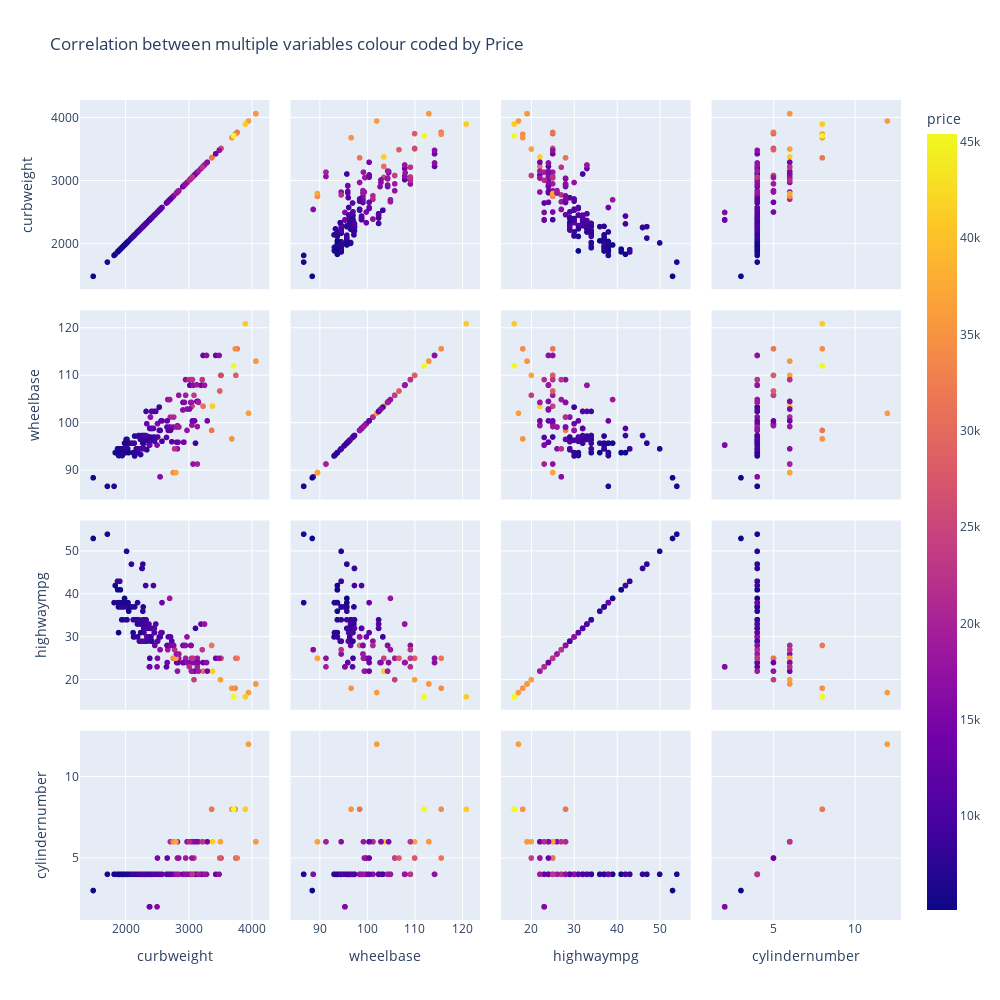

Here is the notebook cell this chart was saved with:
### Code cell
fig = px.scatter_matrix(data_frame=cleandata,
                        dimensions=["curbweight", "wheelbase", "highwaympg", "cylindernumber"],
                        color="price",
                        width=1000,
                        height=1000,
                        title="Correlation between multiple variables colour coded by Price"
                        )
fig.show()

### Figure 1 — Plotly figure (JSON) as saved in the notebook; plotly's stock layout.template omitted (floating-point values rounded to 4 significant figures; data arrays with more than 128 entries replaced by an {"elided": "..."} marker saying what was removed)
{"data": [{"dimensions": [{"axis": {"matches": true}, "label": "curbweight", "values": {"elided": "205 int values"}}, {"axis": {"matches": true}, "label": "wheelbase", "values": {"elided": "205 float values"}}, {"axis": {"matches": true}, "label": "highwaympg", "values": {"elided": "205 int values"}}, {"axis": {"matches": true}, "label": "cylindernumber", "values": {"elided": "205 int values"}}], "hovertemplate": "%{xaxis.title.text}=%{x}<br>%{yaxis.title.text}=%{y}<br>price=%{marker.color}<extra></extra>", "legendgroup": "", "marker": {"color": {"elided": "205 float values"}, "coloraxis": "coloraxis", "symbol": "circle"}, "name": "", "showlegend": false, "type": "splom"}], "layout": {"coloraxis": {"colorbar": {"title": {"text": "price"}}, "colorscale": [[0, "#0d0887"], [0.1111, "#46039f"], [0.2222, "#7201a8"], [0.3333, "#9c179e"], [0.4444, "#bd3786"], [0.5556, "#d8576b"], [0.6667, "#ed7953"], [0.7778, "#fb9f3a"], [0.8889, "#fdca26"], [1, "#f0f921"]]}, "dragmode": "select", "height": 1000, "legend": {"tracegroupgap": 0}, "title": {"text": "Correlation between multiple variables colour coded by Price"}, "width": 1000}}
